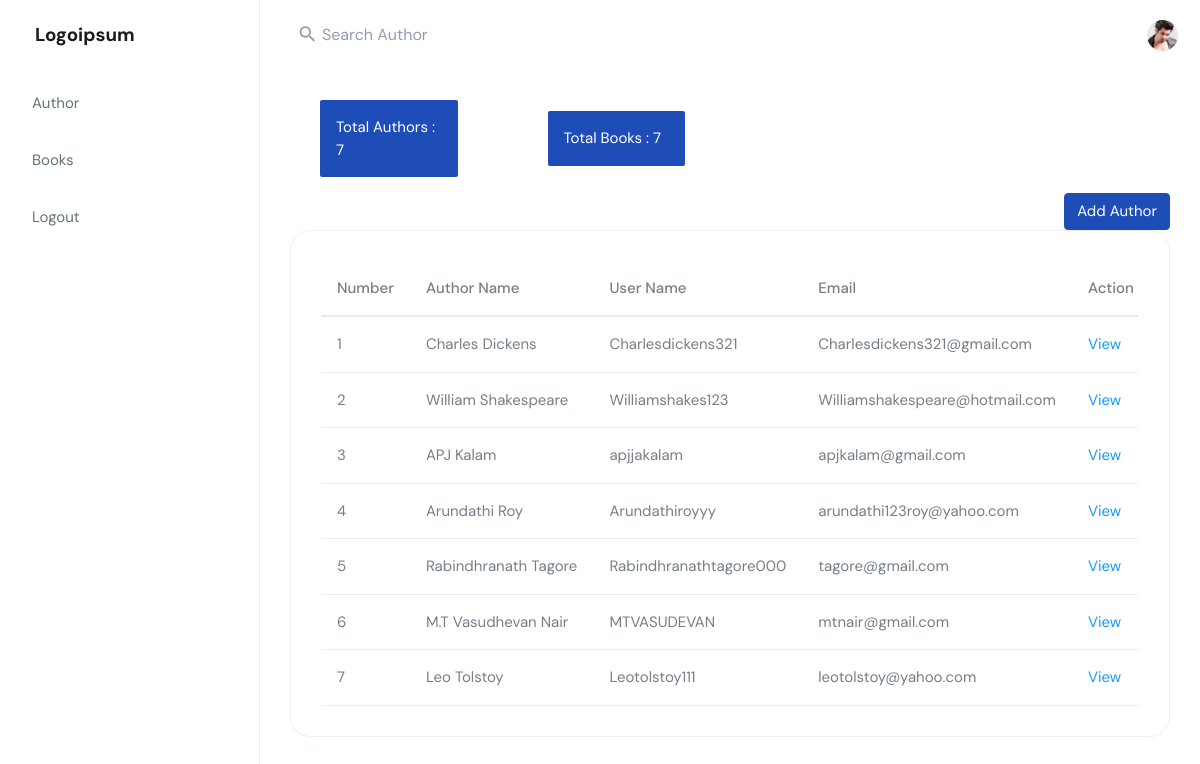
The app's page /listproductsapi/ with its own data.
### library/models.py (models this page shows)
class author1(models.Model):
    SERIAL_NO = models.AutoField(primary_key=True)
    AUTHOR_NAME = models.CharField(max_length=20, null=True)
    USER_NAME= models.CharField(max_length=20, null=True)
    EMAIL= models.EmailField(null=True)

### library/views.py (the view)
# urls.py: path('listproductsapi/', views.listProductsApi,name="listproductsapi"),
def listProductsApi(request):
    result = list(author1.objects.values())
    return render(request, "author.html", {"product": result})

### templates/author.html (shortened to what this page needs)
<!DOCTYPE html>
{% load static%}
<html dir="ltr" lang="en">
<head>
    <link rel="stylesheet" href="https://cdn.jsdelivr.net/npm/bootstrap@4.0.0/dist/css/bootstrap.min.css">
    <link href="{% static 'dist/css/style.min.css'%}" rel="stylesheet">
</head>
<body>
    <div id="main-wrapper" data-layout="vertical" data-navbarbg="skin5" data-sidebartype="full"
        data-sidebar-position="absolute" data-header-position="absolute" data-boxed-layout="full">
        <header class="topbar" data-navbarbg="skin6">
            <nav class="navbar top-navbar navbar-expand-md navbar-light">
                <div class="navbar-header" data-logobg="skin6">
                    <a class="navbar-brand" href="index.html">
                        <b class="logo-icon">Logoipsum
                        </b>
                    </a>
                </div>
                <div class="navbar-collapse collapse" id="navbarSupportedContent" data-navbarbg="skin5">
                    <ul class="navbar-nav float-start me-auto">
                        <li class="nav-item search-box"> <a class="nav-link waves-effect waves-dark">
                            <i class="mdi mdi-magnify me-1"></i> <span  class="font-16">Search Author</span></a>
                        </li>
                    </ul>
                    <ul class="navbar-nav float-end">
                        <li class="nav-item dropdown">
                            <a class="nav-link dropdown-toggle text-muted waves-effect waves-dark pro-pic" href="#" id="navbarDropdown" role="button" data-bs-toggle="dropdown" aria-expanded="false">
                                <img src="{% static 'assets/images/users/profile.png'%}" alt="user" class="rounded-circle" width="31">
                            </a>
                        </li>
                    </ul>
                </div>
            </nav>
        </header>
        <aside class="left-sidebar" data-sidebarbg="skin6">
            <div class="scroll-sidebar">
                <nav class="sidebar-nav">
                    <ul id="sidebarnav">
                        <li class="sidebar-item"> <a class="sidebar-link waves-effect waves-dark sidebar-link" href="/author/" aria-expanded="false"><span class="hide-menu">Author</span></a></li>
                        <li class="sidebar-item"> <a class="sidebar-link waves-effect waves-dark sidebar-link" href="/books/" aria-expanded="false"></i><span class="hide-menu">Books</span></a></li>
                        <li class="sidebar-item"> <a class="sidebar-link waves-effect waves-dark sidebar-link" href="/logout/" aria-expanded="false"><span class="hide-menu">Logout</span></a></li>
                    </ul>
                </nav>
            </div>
        </aside>
        <div class="page-wrapper">
            <div class="page-breadcrumb">
                <div class="row align-items-center">
                    <div class="col-3">
                        <div class="container">
                        <div class="rounded bg-primary text-white p-3 mb-3 ">
                            Total Authors : <span id="totalCount"></span>
                        </div>
                        </div>
                    </div>
                    <div class="col-3">
                        <div class="container">
                        <div class="rounded bg-primary text-white p-3 mb-3 ">
                            Total Books : <span id="totalCount1"></span>
                        </div>
                        </div>
                    </div>
                    <div class="col-12">
                        <div class="text-end upgrade-btn">
                            <button type="button" class="btn btn-primary" data-toggle="modal" data-target="#exampleModalCenter">Add Author</button>
                        </div>
                </div>
            </div>
                <div class="row">
                    <div class="col-12">
                        <div class="card">
                            <div class="card-body">
                                <div class="table-responsive">
                                    <table class="table mb-0 table-hover align-middle text-nowrap">
                                        <thead>
                                            <tr>
                                                <th class="border-top-0">Number</th>
                                                <th class="border-top-0">Author Name</th>
                                                <th class="border-top-0">User Name</th>
                                                <th class="border-top-0">Email</th>
                                                <th class="border-top-0">Action</th>
                                            </tr>
                                        </thead>
                                        <tbody>
                                        {% for b in product%}
                                             <tr>
                                                 <td>{{b.SERIAL_NO}}</td>
                                                 <td>{{b.AUTHOR_NAME}}</td>
                                                 <td>{{b.USER_NAME}}</td>
                                                 <td>{{b.EMAIL}}</td>
                                                 <td><a href="/authorview/{{b.AUTHOR_NAME}}/{{b.SERIAL_NO}}">View</a></td>
                                             </tr>
                                            {% endfor%}
                                        </tbody>
                                    </table>
                                </div>
                            </div>
                        </div>
                    </div>
                    <div class="container">
    </div>
    </div>
            </div>
        </div>
        </div>
</body>
</html>

### records on screen
author1: SERIAL_NO "1", AUTHOR_NAME "Charles Dickens", USER_NAME "Charlesdickens321", EMAIL "Charlesdickens321@gmail.com"
author1: SERIAL_NO "2", AUTHOR_NAME "William Shakespeare", USER_NAME "Williamshakes123", EMAIL "Williamshakespeare@hotmail.com"
author1: SERIAL_NO "3", AUTHOR_NAME "APJ Kalam", USER_NAME "apjjakalam", EMAIL "apjkalam@gmail.com"
author1: SERIAL_NO "4", AUTHOR_NAME "Arundathi Roy", USER_NAME "Arundathiroyyy", EMAIL "arundathi123roy@yahoo.com"
author1: SERIAL_NO "5", AUTHOR_NAME "Rabindhranath Tagore", USER_NAME "Rabindhranathtagore000", EMAIL "tagore@gmail.com"
author1: SERIAL_NO "6", AUTHOR_NAME "M.T Vasudhevan Nair", USER_NAME "MTVASUDEVAN", EMAIL "mtnair@gmail.com"
author1: SERIAL_NO "7", AUTHOR_NAME "Leo Tolstoy", USER_NAME "Leotolstoy111", EMAIL "leotolstoy@yahoo.com"
